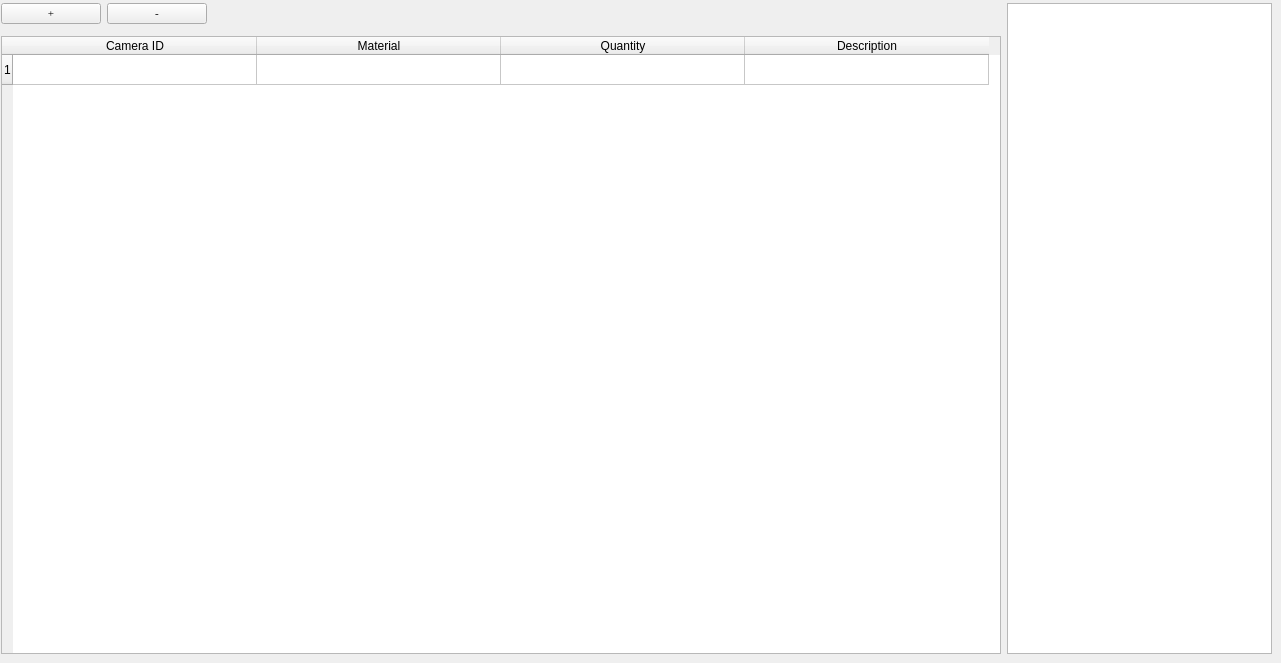
           <widget class="QWidget" name="tab_8">
            <attribute name="title">
             <string>Photo Material</string>
            </attribute>
            <widget class="QWidget" name="layoutWidget">
             <property name="geometry">
              <rect>
               <x>1</x>
               <y>3</y>
               <width>1271</width>
               <height>651</height>
              </rect>
             </property>
             <layout class="QGridLayout" name="gridLayout_12">
              <item row="2" column="0" colspan="4">
               <widget class="QTableWidget" name="tableWidget_photolog_2">
                <property name="sizePolicy">
                 <sizepolicy hsizetype="Expanding" vsizetype="Expanding">
                  <horstretch>0</horstretch>
                  <verstretch>0</verstretch>
                 </sizepolicy>
                </property>
                <property name="minimumSize">
                 <size>
                  <width>1000</width>
                  <height>0</height>
                 </size>
                </property>
                <property name="frameShape">
                 <enum>QFrame::StyledPanel</enum>
                </property>
                <property name="frameShadow">
                 <enum>QFrame::Raised</enum>
                </property>
                <property name="lineWidth">
                 <number>1</number>
                </property>
                <property name="verticalScrollBarPolicy">
                 <enum>Qt::ScrollBarAsNeeded</enum>
                </property>
                <property name="horizontalScrollBarPolicy">
                 <enum>Qt::ScrollBarAsNeeded</enum>
                </property>
                <property name="editTriggers">
                 <set>QAbstractItemView::AnyKeyPressed|QAbstractItemView::DoubleClicked|QAbstractItemView::EditKeyPressed</set>
                </property>
                <property name="selectionMode">
                 <enum>QAbstractItemView::SingleSelection</enum>
                </property>
                <property name="selectionBehavior">
                 <enum>QAbstractItemView::SelectRows</enum>
                </property>
                <property name="rowCount">
                 <number>1</number>
                </property>
                <property name="columnCount">
                 <number>4</number>
                </property>
                <attribute name="horizontalHeaderDefaultSectionSize">
                 <number>244</number>
                </attribute>
                <attribute name="horizontalHeaderMinimumSectionSize">
                 <number>80</number>
                </attribute>
                <attribute name="verticalHeaderCascadingSectionResizes">
                 <bool>true</bool>
                </attribute>
                <attribute name="verticalHeaderDefaultSectionSize">
                 <number>30</number>
                </attribute>
                <row/>
                <column>
                 <property name="text">
                  <string>Camera ID</string>
                 </property>
                </column>
                <column>
                 <property name="text">
                  <string>Material</string>
                 </property>
                </column>
                <column>
                 <property name="text">
                  <string>Quantity</string>
                 </property>
                </column>
                <column>
                 <property name="text">
                  <string>Description</string>
                 </property>
                </column>
                <item row="0" column="0">
                 <property name="text">
                  <string/>
                 </property>
                </item>
               </widget>
              </item>
              <item row="0" column="4" rowspan="3">
               <widget class="QListWidget" name="iconListWidget_2">
                <property name="sizePolicy">
                 <sizepolicy hsizetype="Expanding" vsizetype="Expanding">
                  <horstretch>0</horstretch>
                  <verstretch>0</verstretch>
                 </sizepolicy>
                </property>
                <property name="minimumSize">
                 <size>
                  <width>0</width>
                  <height>0</height>
                 </size>
                </property>
                <property name="maximumSize">
                 <size>
                  <width>300</width>
                  <height>16777215</height>
                 </size>
                </property>
                <property name="editTriggers">
                 <set>QAbstractItemView::DoubleClicked|QAbstractItemView::EditKeyPressed|QAbstractItemView::SelectedClicked</set>
                </property>
                <property name="dragEnabled">
                 <bool>true</bool>
                </property>
                <property name="dragDropOverwriteMode">
                 <bool>true</bool>
                </property>
                <property name="uniformItemSizes">
                 <bool>true</bool>
                </property>
                <property name="wordWrap">
                 <bool>true</bool>
                </property>
                <property name="selectionRectVisible">
                 <bool>true</bool>
                </property>
                <property name="sortingEnabled">
                 <bool>true</bool>
                </property>
               </widget>
              </item>
              <item row="0" column="0">
               <widget class="QPushButton" name="pushButton_insert_row_photolog_2">
                <property name="sizePolicy">
                 <sizepolicy hsizetype="Expanding" vsizetype="Fixed">
                  <horstretch>0</horstretch>
                  <verstretch>0</verstretch>
                 </sizepolicy>
                </property>
                <property name="minimumSize">
                 <size>
                  <width>0</width>
                  <height>20</height>
                 </size>
                </property>
                <property name="maximumSize">
                 <size>
                  <width>100</width>
                  <height>16777215</height>
                 </size>
                </property>
                <property name="font">
                 <font>
                  <family>Times New Roman</family>
                  <pointsize>8</pointsize>
                  <weight>50</weight>
                  <italic>false</italic>
                  <bold>false</bold>
                 </font>
                </property>
                <property name="text">
                 <string>+</string>
                </property>
               </widget>
              </item>
              <item row="0" column="1">
               <widget class="QPushButton" name="pushButton_remove_row_photolog_2">
                <property name="sizePolicy">
                 <sizepolicy hsizetype="Expanding" vsizetype="Fixed">
                  <horstretch>0</horstretch>
                  <verstretch>0</verstretch>
                 </sizepolicy>
                </property>
                <property name="minimumSize">
                 <size>
                  <width>0</width>
                  <height>20</height>
                 </size>
                </property>
                <property name="maximumSize">
                 <size>
                  <width>100</width>
                  <height>16777215</height>
                 </size>
                </property>
                <property name="font">
                 <font>
                  <family>Times New Roman</family>
                  <pointsize>8</pointsize>
                  <weight>50</weight>
                  <italic>false</italic>
                  <bold>false</bold>
                 </font>
                </property>
                <property name="text">
                 <string>-</string>
                </property>
               </widget>
              </item>
              <item row="0" column="2">
               <spacer name="horizontalSpacer_4">
                <property name="orientation">
                 <enum>Qt::Horizontal</enum>
                </property>
                <property name="sizeHint" stdset="0">
                 <size>
                  <width>40</width>
                  <height>20</height>
                 </size>
                </property>
               </spacer>
              </item>
             </layout>
            </widget>
           </widget>
